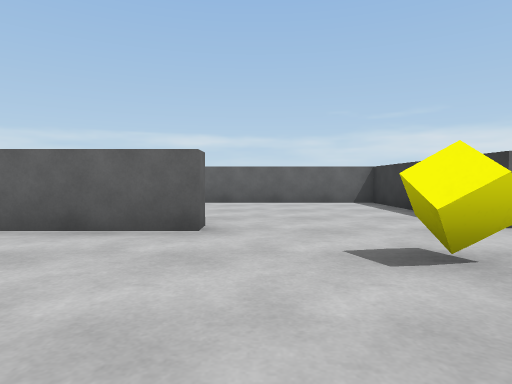
[1] (above)

24 first-person views from a walk through a 3-D level made in the Unity game engine. The camera is 0.62 m above the floor, tilts 2° down and sees 75° across. The floor is counted in squares, 1 m on a side. Each view is taken from the middle of a square. On the plan, view 1 faces up. The plan holds only what a view shows up to about 10 squares ahead; the rest is blank. The place goes on beyond the plan. The player is left out.

[2]
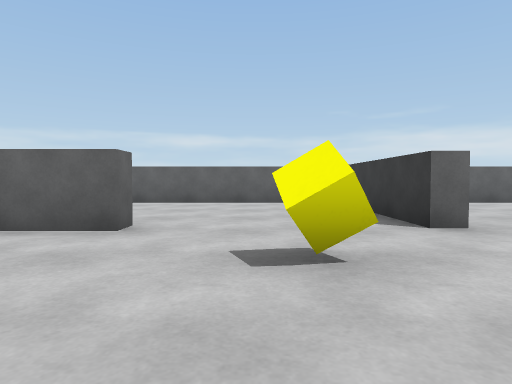

[3]
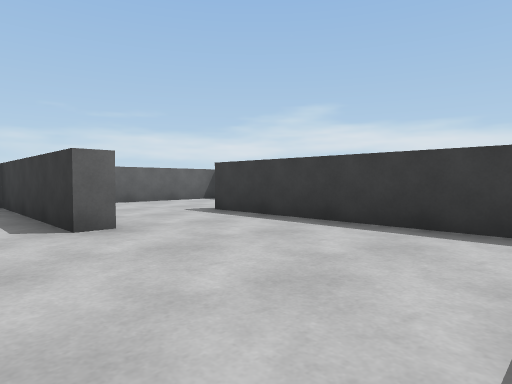

[4]
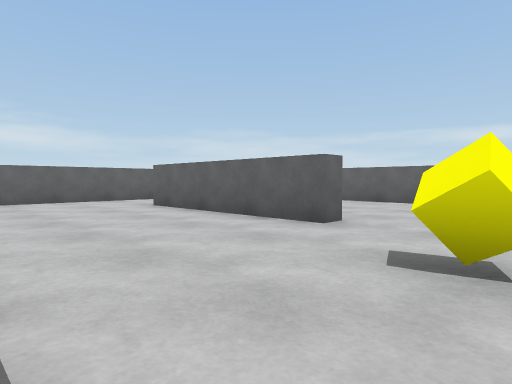

[5]
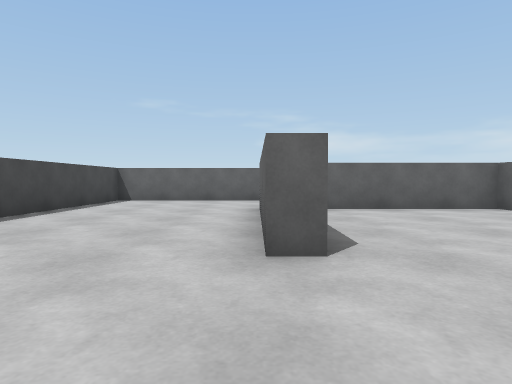

[6]
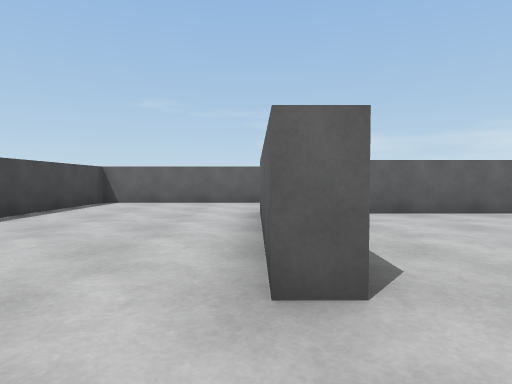

[7]
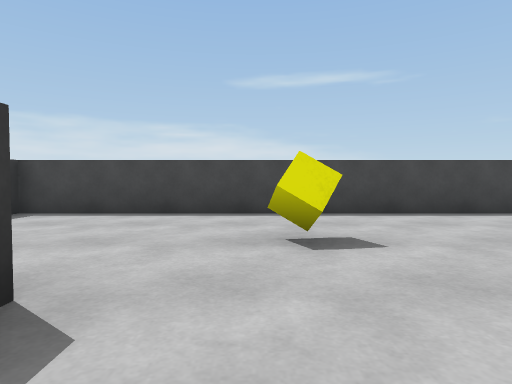

[8]
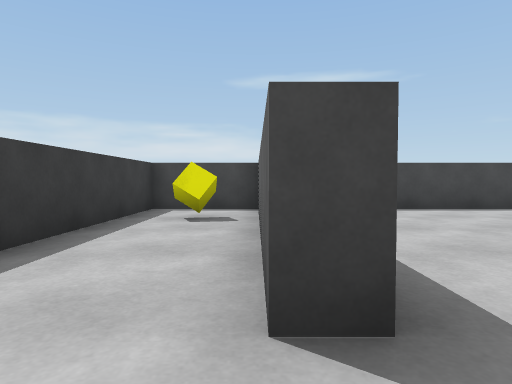

[9]
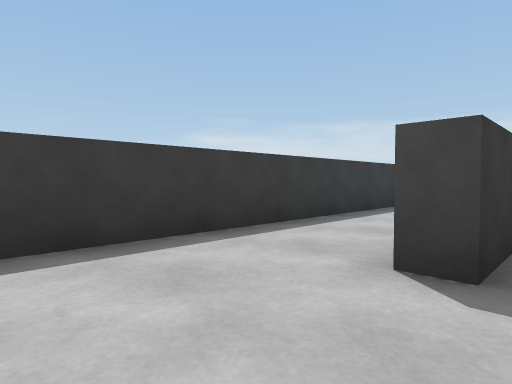

[10]
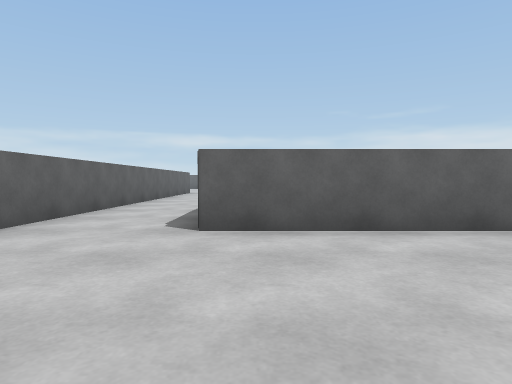

[11]
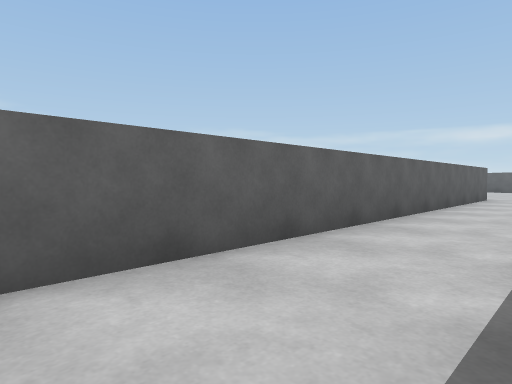

[12]
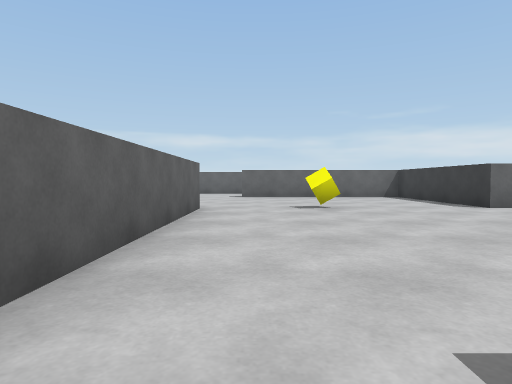

[13]
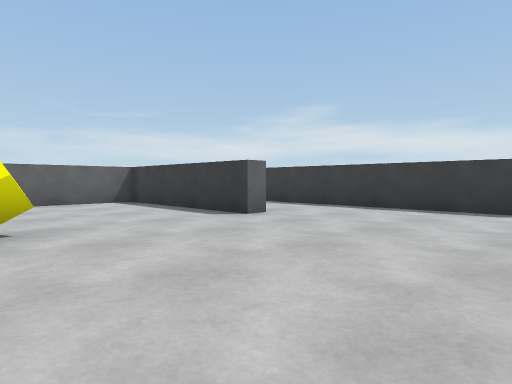

[14]
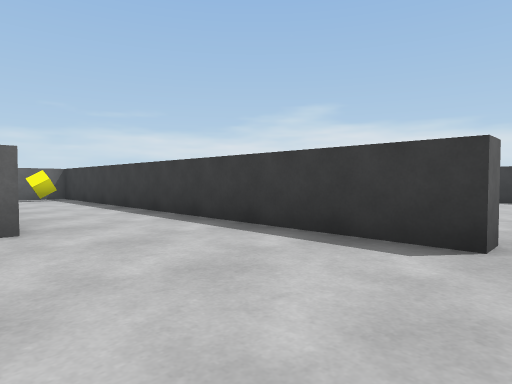

[15]
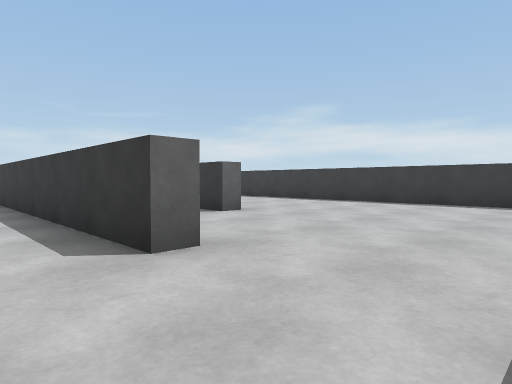

[16]
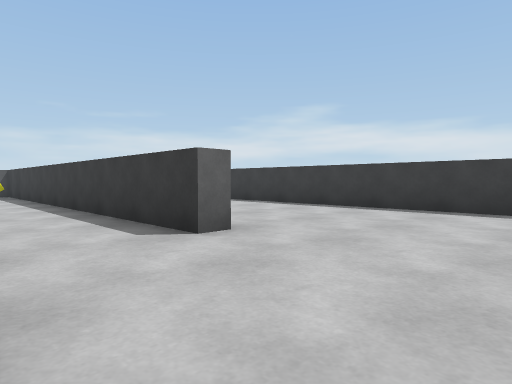

[17]
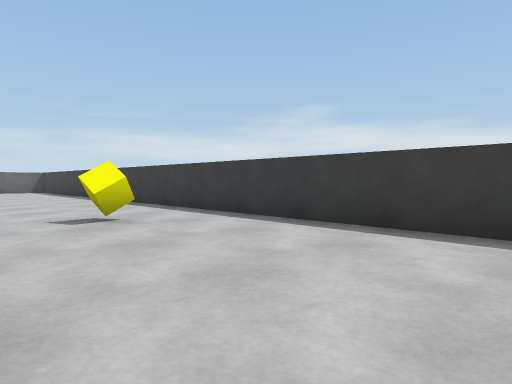

[18]
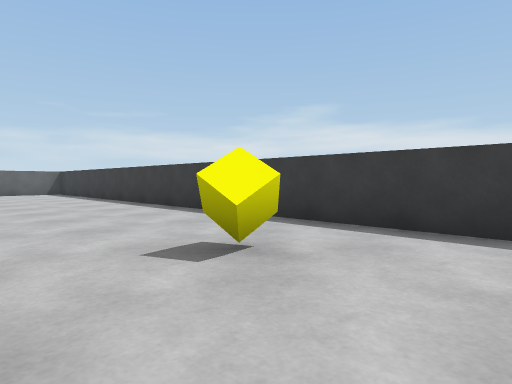

[19]
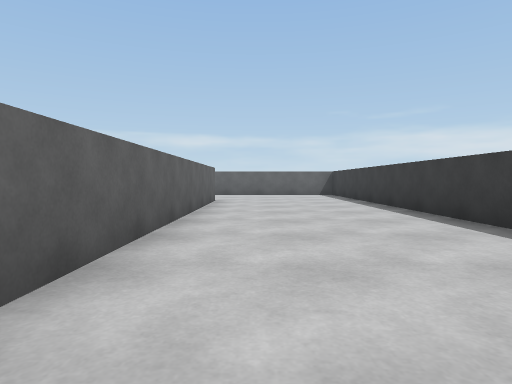

[20]
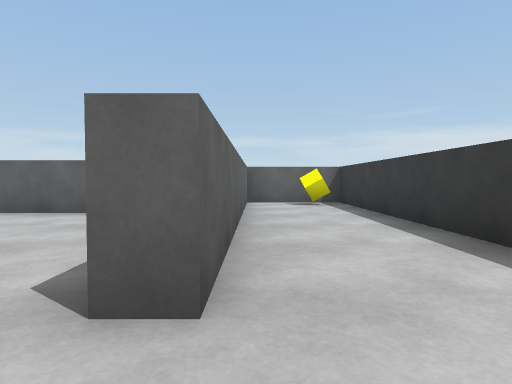

[21]
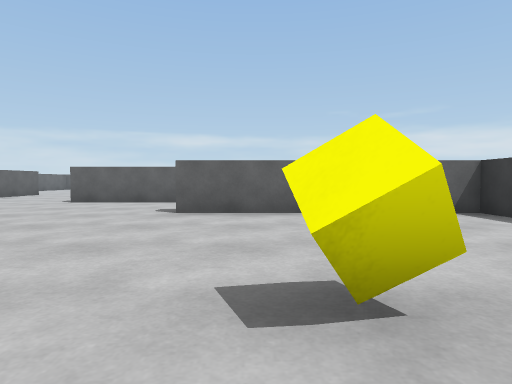

[22]
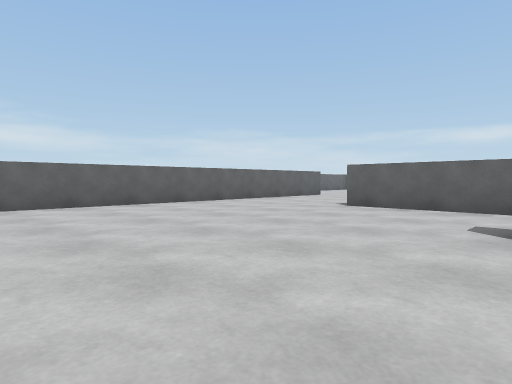

[23]
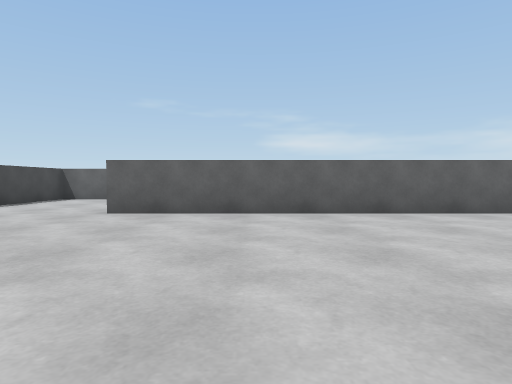

[24]
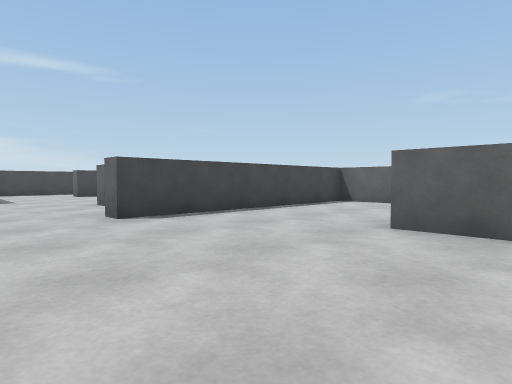

### Floor plan
Points are (right, up) in squares from view 1. A wall is a line through its corners. A room is listed if a view was taken in it or the views show most of it. See-through windows are left out.
Room 1 (views 1, 2, 3, 4, 5, 6, 7, 8, 9, 10, 11)
walls: (-0.7, 4.6) (-0.7, 4.1) (-5.8, 4.1); (3.9, 4.3) (3.3, 4.3) (3.3, 9.3) (-3, 9.3); (-4.8, 9.3) (-5.2, 9.3) (-5.2, 5.5); (6.9, -0.2) (9.3, -0.2) (9.3, 7.6); (-8.2, 3.5) (-8.2, -0.2) (6.5, -0.2) (6.5, 5.7) (6.9, 5.7) (6.9, 1.6); (8.1, 9.3) (5.8, 9.3)
ways out: opening at (-7.5, 4.5) to room 2
objects: yellow cube (1, 3); yellow cube (8, 2)
Room 2 (views 12, 13, 14, 15, 16, 17, 18, 19, 20, 21, 22, 23, 24)
walls: (-8.2, 16.4) (-8.2, 3.5); (-14.1, 7.8) (-14.1, 7.2); (-20, 12.2) (-20, 10.7) (-13.2, 10.7) (-13.2, 10.1); (-15.2, 23) (-15.2, 14.1); (-7.9, 24.4) (-11.2, 24.4); (1.9, 12.6) (1.4, 12.6) (1.4, 24.4) (-1.2, 24.4); (-1.2, 23.5) (-1.2, 16.5) (-1.7, 16.5) (-1.7, 21.3) (-7.6, 21.3); (4.8, 15.2) (4.3, 15.2) (4.3, 24); (9.3, 11.1) (9.3, 27.5); (4.8, 27.5) (4.8, 21.5)
ways out: opening at (-7.5, 4.5) to room 1
objects: yellow cube (-6, 17); yellow cube (0, 24); yellow cube (7, 20)

Positions as (right, up) in squares from view 1, and headings:
1: (0, 0), facing up
2: (1, 0), facing up
3: (2, 0), facing up-right
4: (2, 0), facing up-left
5: (2, 4), facing left
6: (1, 4), facing left
7: (2, 6), facing down
8: (7, 7), facing down
9: (6, 8), facing down-right
10: (-5, 0), facing up
11: (-6, 4), facing up-left
12: (-7, 9), facing up
13: (-6, 12), facing up-right
14: (-2, 12), facing up-right
15: (0, 10), facing up-right
16: (2, 12), facing up-right
17: (5, 15), facing up-right
18: (5, 18), facing up-right
19: (6, 20), facing up
20: (-1, 15), facing up
21: (-6, 15), facing up
22: (-7, 17), facing up-left
23: (-9, 17), facing left
24: (-11, 16), facing down-left
